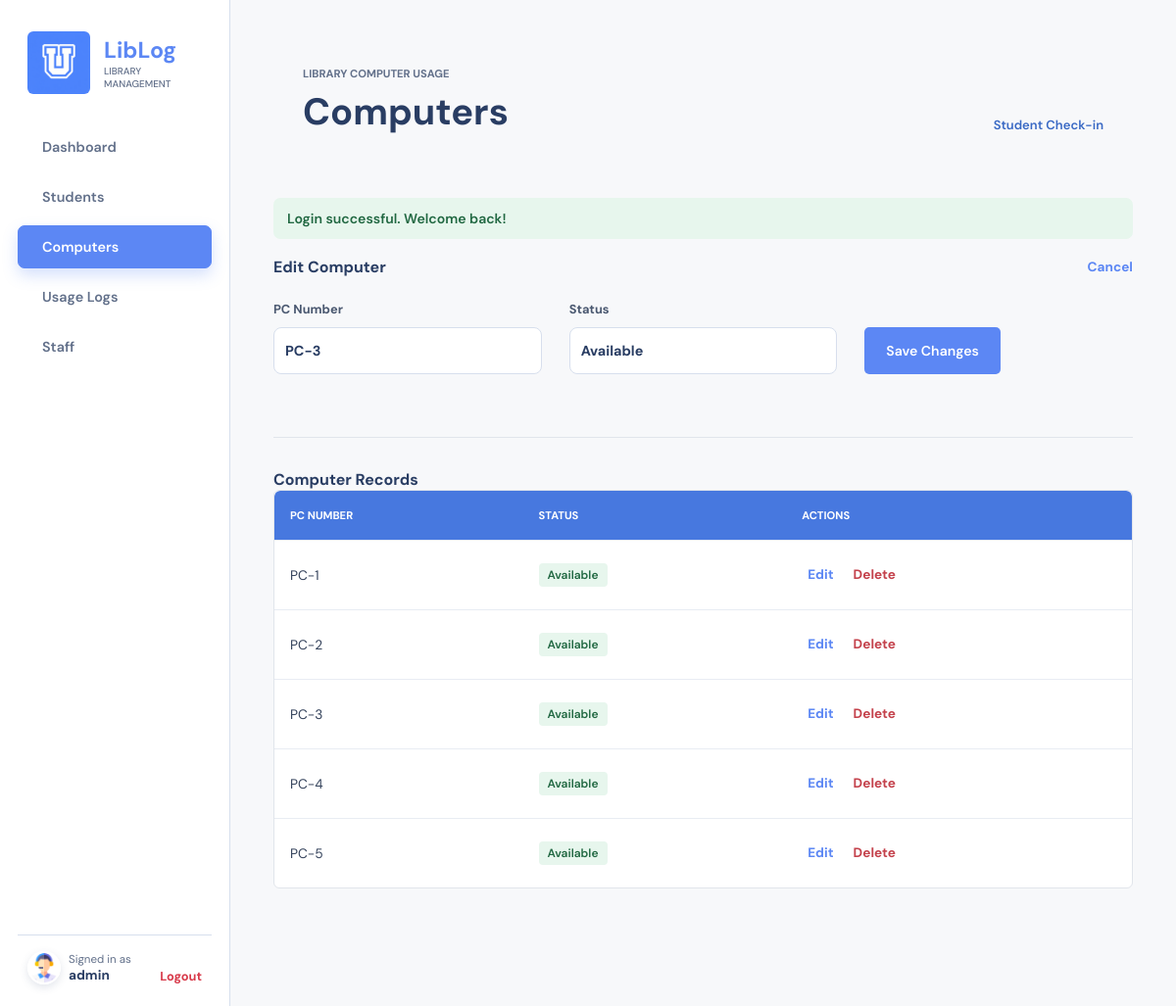
/admin/computers.php?edit=3 (signed in), run on the app's committed database.
### tables this page shows
CREATE TABLE IF NOT EXISTS computers (
    pc_id INT AUTO_INCREMENT PRIMARY KEY,
    pc_number VARCHAR(10) UNIQUE,
    status VARCHAR(20)
);

### admin/admin_auth.php (called while the page is built, shortened)
<?php
function h($value): string
{
    return htmlspecialchars((string) $value, ENT_QUOTES, 'UTF-8');
}

### admin/computers.php (the view, shortened to what this page needs)
<?php
require_once __DIR__ . '/admin_auth.php';
require_once __DIR__ . '/admin_layout.php';
$statuses = ['Available', 'Occupied', 'Maintenance'];
$editComputer = null;
try {
    $database = db();
    if (isset($_GET['edit'])) {
        $statement = $database->prepare('SELECT * FROM computers WHERE pc_id = ?');
        $statement->execute([(int) $_GET['edit']]);
        $editComputer = $statement->fetch(PDO::FETCH_ASSOC) ?: null;
    }
    $computers = $database->query('SELECT * FROM computers ORDER BY pc_number')->fetchAll(PDO::FETCH_ASSOC);
} catch (PDOException $exception) {
    $computers = [];
    $loadError = 'Unable to load computers.';
}
?>
<section class="content-card form-card">
    <div class="section-heading"><h2><?= $editComputer ? 'Edit Computer' : 'Add Computer' ?></h2><?php if ($editComputer): ?><a href="computers.php">Cancel</a><?php endif; ?></div>
    <form class="admin-form compact-form" method="post">
        <label>PC Number<input name="pc_number" required value="<?= h($editComputer['pc_number'] ?? '') ?>"></label>
        <label>Status<select name="status"><?php foreach ($statuses as $status): ?><option <?= $status === ($editComputer['status'] ?? 'Available') ? 'selected' : '' ?>><?= $status ?></option><?php endforeach; ?></select></label>
        <button><?= $editComputer ? 'Save Changes' : 'Add Computer' ?></button>
    </form>
</section>
<section class="content-card"><h2>Computer Records</h2><div class="table-wrap"><table><thead><tr><th>PC Number</th><th>Status</th><th>Actions</th></tr></thead><tbody>
<?php foreach ($computers as $computer): ?><tr><td><?= h($computer['pc_number']) ?></td><td><span class="status <?= strtolower(str_replace(' ', '-', $computer['status'])) ?>"><?= h($computer['status']) ?></span></td><td class="actions"><a href="computers.php?edit=<?= $computer['pc_id'] ?>">Edit</a><form method="post" onsubmit="return confirm('Delete this computer permanently?');"><input type="hidden" name="action" value="delete"><input type="hidden" name="pc_id" value="<?= $computer['pc_id'] ?>"><button class="link-danger">Delete</button></form></td></tr><?php endforeach; ?>
</tbody></table></div></section>

### data on the page
computers: pc_number "PC-3", status "Available"
computers: pc_number "PC-1", status "Available"
computers: pc_number "PC-2", status "Available"
computers: pc_number "PC-4", status "Available"
computers: pc_number "PC-5", status "Available"

### other printed values
$label "Dashboard"
$label "Students"
$label "Computers"
$label "Usage Logs"
$label "Staff"
$adminName "admin"
$title "Computers"
$success "Login successful. Welcome back!"
